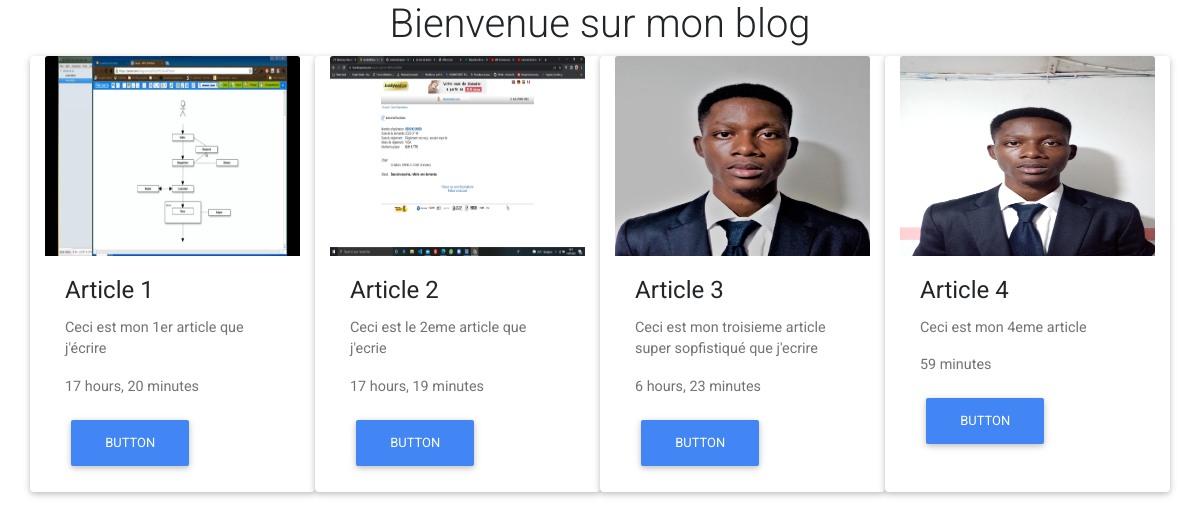
The page / on the database its author committed.
### blog/models.py (models this page shows, shortened)
class Article(models.Model):
    title=models.CharField(max_length=50)
    desc=models.TextField()
    image=models.ImageField()
    created_at=models.DateTimeField(auto_now_add=True)
    update_at=models.DateTimeField(auto_now=True)

### blog/views.py (the view)
# urls.py: path('', views.home,name='home')
def home(request):
    list_articles=Article.objects.all()
    context={'liste_article': list_articles}
    return render(request, 'index.html', context)

### blog/templates/index.html (shortened to what this page needs)
<!DOCTYPE html>
{% load static %}
<html lang="fr">
<head>
  <link rel="stylesheet" href="https://use.fontawesome.com/releases/v5.11.2/css/all.css">
  <link rel="stylesheet" href="{% static 'css/bootstrap.min.css' %}">
  <link rel="stylesheet" href="{% static 'css/mdb.min.css' %}">
  <link rel="stylesheet" href="{% static 'css/style.css' %}">
</head>
<body>
    <h1 class="text-center">Bienvenue sur mon blog</h1>
    <div class="container">
        <div class="row">
            {% for article in liste_article %}
            <div class="card col-3">
                <img class="card-img-top" src="{{ article.image.url }}" alt="Card image cap" height="200px">
                <div class="card-body">
                <h4 class="card-title"><a>{{ article.title }}</a></h4>
                <p class="card-text">{{ article.desc}}</p>
                <p class="card-text">{{ article.created_at | timesince}}</p>
                <a href="#" class="btn btn-primary">Button</a>
                </div>
            </div>
            {% endfor %}
        </div>
    </div>
</body>
</html>

### rows shown on the page
Article: image (picture), title "Article 1", desc "Ceci est mon 1er article que j'écrire", created_at "17 hours, 20 minutes"
Article: image (picture), title "Article 2", desc "Ceci est le 2eme article que j'ecrie", created_at "17 hours, 19 minutes"
Article: image (picture), title "Article 3", desc "Ceci est mon troisieme article super sopfistiqué que j'ecrire", created_at "6 hours, 23 minutes"
Article: image (picture), title "Article 4", desc "Ceci est mon 4eme article", created_at "59 minutes"
